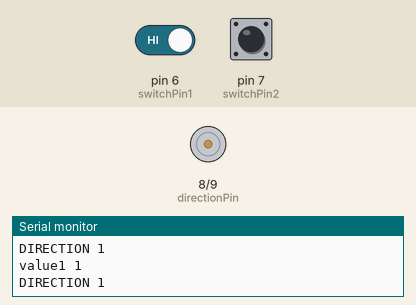
This sketch was run on a simulated Arduino Uno, built with avr-gcc and run on an emulated ATmega328P. Parts: direction and speed pins drawn as motors (green arrow = direction pin HIGH = forward, orange = LOW = backward, longer = more drive), the last lines printed to the serial monitor. The inputs (shaded band) are chosen by the test bench; at power-on: pin 6 (switchPin1) HIGH, pin 7 (switchPin2) HIGH.

Above: at 12.8 s.
12.9 s: pin 6 (switchPin1) driven LOW
At 17.7 s:
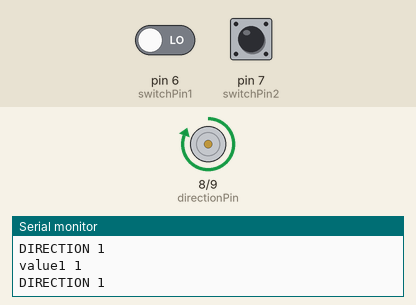
24.8 s: pin 6 (switchPin1) driven HIGH
At 29.3 s:
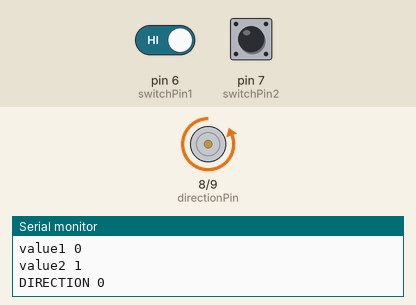
Timing chart, 0 to 42.7 s (numbered marks = the images above; inputs shaded):
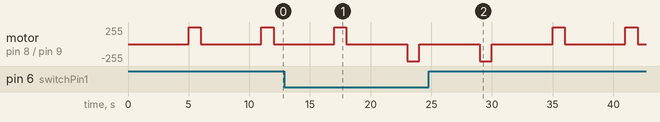

Measured:
- by itself, motor on pin 8 (directionPin) / pin 9 (speedPin): repeats every 6.0 s: stopped 5.0 s, forward 255/255 1.0 s

The sketch:

motor.ino
```cpp
int switchPin1 = 6;
int switchPin2 = 7;

int directionPin = 8;
int DIRECTION = HIGH;
int speedPin = 9;
int SPEED = 255;

void setup() {
  Serial.begin(9600);
  pinMode(speedPin, OUTPUT);
  pinMode(directionPin, OUTPUT);
  pinMode(switchPin1, INPUT_PULLUP);
  pinMode(switchPin2, INPUT_PULLUP);


}

void loop() {
  go();
  if (reach1()) {
    DIRECTION = HIGH;
    digitalWrite(directionPin, DIRECTION);
    Serial.print("DIRECTION ");
    Serial.println(DIRECTION);
    stop();
    delay(5000);
    go();
    delay(1000);
  } else if (reach2()) {
    DIRECTION = LOW;
    digitalWrite(directionPin, DIRECTION);
    Serial.print("DIRECTION ");
    Serial.println(DIRECTION);
    stop();
    delay(5000);
    go();
    delay(1000);
  }
  Serial.print("DIRECTION ");
  Serial.println(DIRECTION);
//  delay(1000);
}

void go() {
  analogWrite(speedPin, SPEED);
}

void stop() {
  analogWrite(speedPin, 0);
}

boolean reach1() {
  int value1 = digitalRead(switchPin1);
  Serial.print("value1 ");
  Serial.println(value1);
  return value1 == HIGH;
}

boolean reach2() {
  int value2 = digitalRead(switchPin2);
  Serial.print("value2 ");
  Serial.println(value2);
  return value2 == HIGH;
}
```
